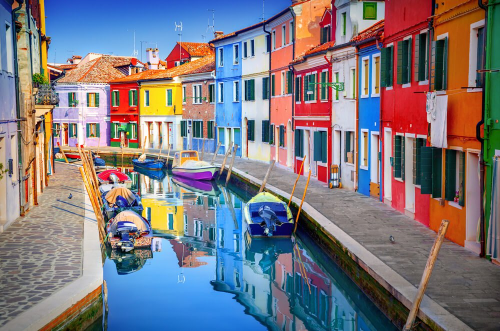
#> input picture 1. basic functions/images/venice_small.png, 500 x 331 px
$ python image_blur.py
#> lines starting #> are read from the running program, lines starting #| are printed output that depends on the picture
import numpy as np
import cv2

image = cv2.imread("images/venice_small.png")
#> image is the input picture: shape (331, 500, 3); mean B, G, R 127.4, 120.3, 125

# --------- Average Blur ---------
# blur with a 9x9 kernel
blurred = cv2.blur(image, (9,9))
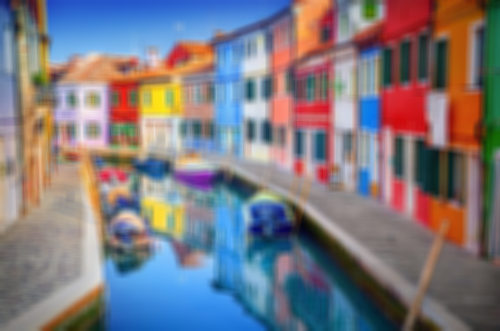
#> blurred: shape (331, 500, 3); mean B, G, R 127.4, 120.3, 125
cv2.imshow("Averaged", blurred)
cv2.waitKey(0)
cv2.destroyAllWindows()

# looping in average blurring
for i in range(1,20,2):
	blurred = cv2.blur(image, (i,i), 0)
	image_name = "Average Blurring with kernel size (" + str(i) + "," + str(i) + ")"
	cv2.imshow(image_name, blurred)
	cv2.waitKey(0)
	cv2.destroyAllWindows()
#> this loop made 10 passes
#> pass 2, `blurred = cv2.blur(image, (i,i), 0)`:
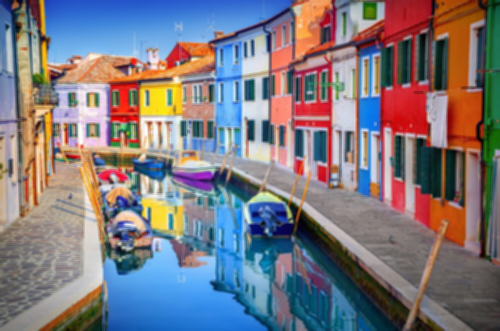
#> blurred: shape (331, 500, 3); mean B, G, R 127.4, 120.3, 125
#> pass 3, `blurred = cv2.blur(image, (i,i), 0)`:
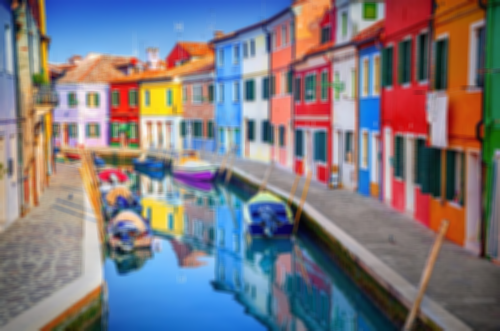
#> blurred: shape (331, 500, 3); mean B, G, R 127.4, 120.3, 125


# --------- Gaussian Blur ---------
# blur with a 9x9 kernel
blurred = cv2.GaussianBlur(image, (9,9), 0)
cv2.imshow("Gaussian", blurred)
cv2.waitKey(0)
cv2.destroyAllWindows()

# looping in gaussian blurring
for i in range(1,20,2):
	blurred = cv2.GaussianBlur(image, (i,i), 0)
	image_name = "Gaussian Blurring with kernel size (" + str(i) + "," + str(i) + ")"
	cv2.imshow(image_name, blurred)
	cv2.waitKey(0)
	cv2.destroyAllWindows()


# --------- Median Blur ---------
# blur with a 9x9 kernel
blurred = cv2.medianBlur(image, 9)
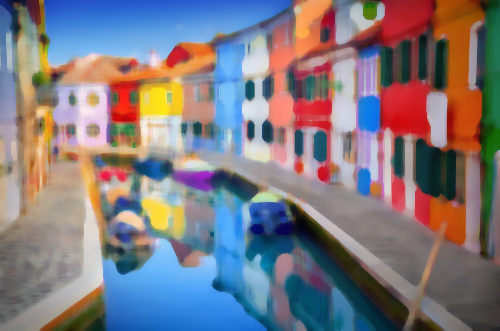
#> blurred: shape (331, 500, 3); mean B, G, R 128.3, 121.4, 127.8
cv2.imshow("Median", blurred)
cv2.waitKey(0)
cv2.destroyAllWindows()

# looping in median blurring
for i in range(1,20,2):
	blurred = cv2.medianBlur(image, i)
	image_name = "Median Blurring with kernel size " + str(i)
	cv2.imshow(image_name, blurred)
	cv2.waitKey(0)
	cv2.destroyAllWindows()
#> this loop made 10 passes
#> pass 2, `blurred = cv2.medianBlur(image, i)`:
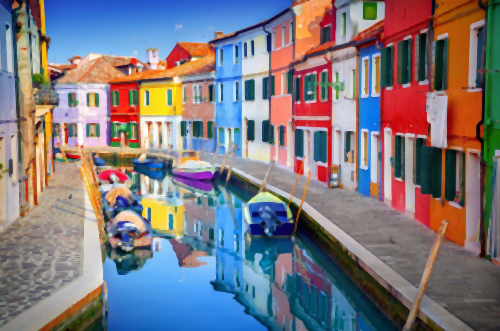
#> blurred: shape (331, 500, 3); mean B, G, R 127.4, 120.5, 125.4
#> pass 3, `blurred = cv2.medianBlur(image, i)`:
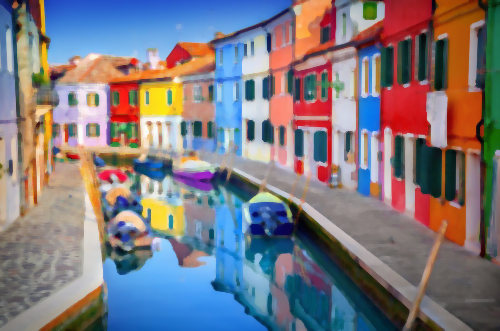
#> blurred: shape (331, 500, 3); mean B, G, R 127.6, 120.8, 126.3


# --------- Bilateral Blur ---------
blurred = np.hstack([cv2.bilateralFilter(image, 5, 21, 21),
					 cv2.bilateralFilter(image, 7, 31, 31),
					 cv2.bilateralFilter(image, 9, 41, 41)])
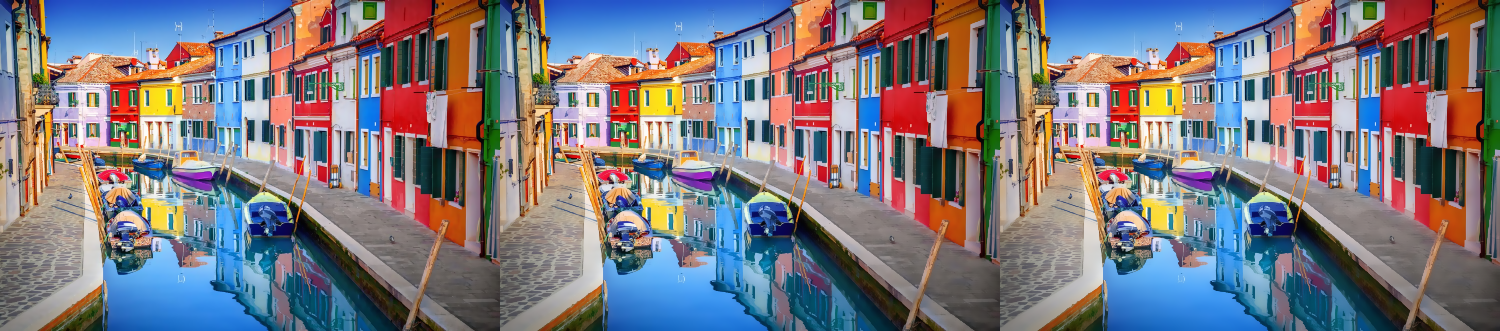
#> blurred: shape (331, 1500, 3); mean B, G, R 127.4, 120.3, 125
cv2.imshow("Bilateral", blurred)
cv2.waitKey(0)
cv2.destroyAllWindows()

$ run again, with 1. basic functions/images/beach.png copied over 1. basic functions/images/venice_small.png
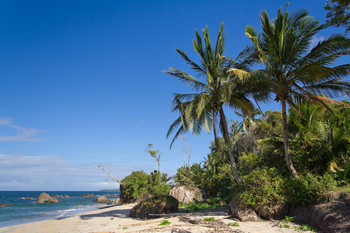
#> input picture 1. basic functions/images/beach.png, 350 x 233 px
#> image is the input picture: shape (233, 350, 3); mean B, G, R 136, 110.4, 78.6
#> `blurred = cv2.medianBlur(image, 9)`:
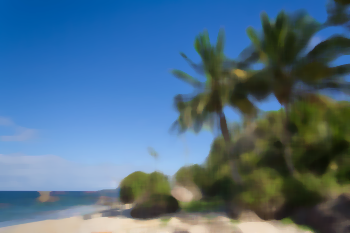
#> blurred: shape (233, 350, 3); mean B, G, R 135.6, 110.1, 77.7
#> `blurred = np.hstack([cv2.bilateralFilter(image, 5, 21, 21), cv2.bilate..`:
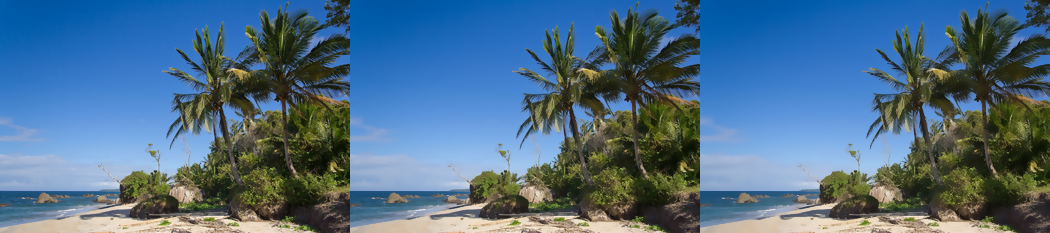
#> blurred: shape (233, 1050, 3); mean B, G, R 136, 110.3, 78.5

$ run again, with 1. basic functions/images/coins.png copied over 1. basic functions/images/venice_small.png
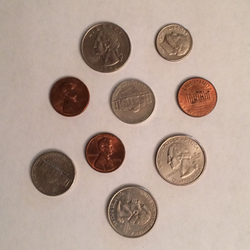
#> input picture 1. basic functions/images/coins.png, 250 x 250 px
#> image is the input picture: shape (250, 250, 3); mean B, G, R 147.7, 159.9, 180.7
#> `blurred = cv2.medianBlur(image, 9)`:
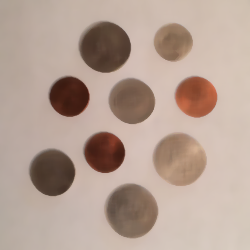
#> blurred: shape (250, 250, 3); mean B, G, R 148.6, 160.8, 181.8
#> `blurred = np.hstack([cv2.bilateralFilter(image, 5, 21, 21), cv2.bilate..`:
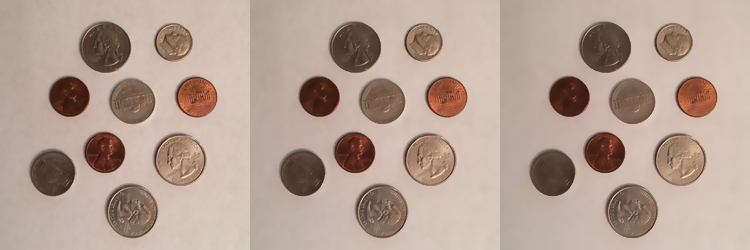
#> blurred: shape (250, 750, 3); mean B, G, R 147.7, 159.9, 180.8
